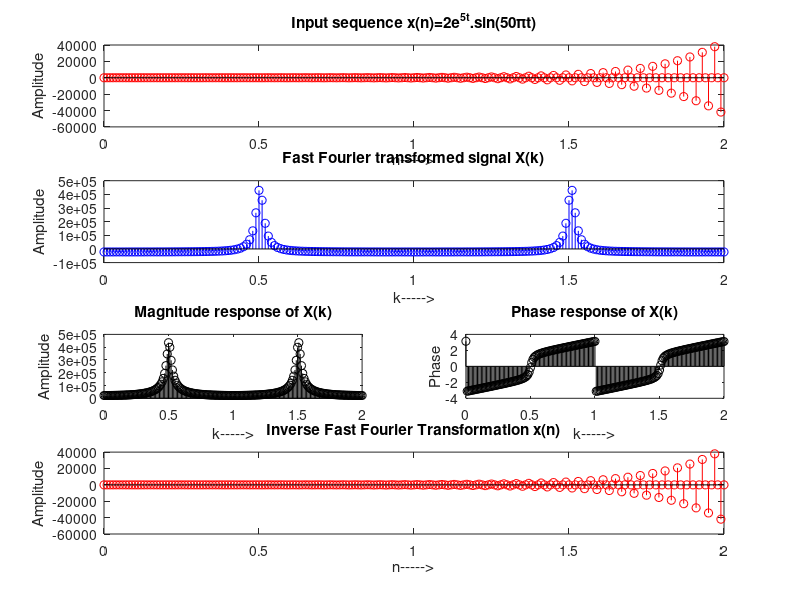

Reproduce this figure in MATLAB.
clc;
clear all;

t=0:1/100:2;

input=2*exp(5*t).*sin(50*pi*t);
%fast fourier transformation
Xk=fft(input);
%Inverse fft
xn=ifft(Xk);
%Magnitude response
magnitude=abs(Xk);
%Phase response
phase=angle(Xk);

figure(1);
subplot(4,2,[1 2]);
stem(t,input,'r');
xlabel('n----->');
ylabel('Amplitude');
title('Input sequence x(n)=2e^5^t.sin(50\pit)');

subplot(4,2,[3 4]);
stem(t,Xk,'b');
xlabel('k----->');
ylabel('Amplitude');
title('Fast Fourier transformed signal X(k)');

subplot(4,2,5);
stem(t,magnitude,'k');
xlabel('k----->');
ylabel('Amplitude');
title('Magnitude response of X(k)');

subplot(4,2,6);
stem(t,phase,'k');
xlabel('k----->');
ylabel('Phase');
title('Phase response of X(k)');


subplot(4,2,[7 8]);
stem(t,xn,'r');
xlabel('n----->');
ylabel('Amplitude');
title('Inverse Fast Fourier Transformation x(n)');

